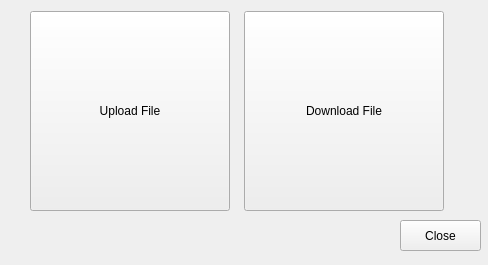
<?xml version="1.0" encoding="UTF-8"?>
<ui version="4.0">
 <class>NewUploadOrDownload</class>
 <widget class="QWidget" name="NewUploadOrDownload">
  <property name="geometry">
   <rect>
    <x>0</x>
    <y>0</y>
    <width>488</width>
    <height>265</height>
   </rect>
  </property>
  <property name="windowTitle">
   <string>Upload and Download</string>
  </property>
  <widget class="QPushButton" name="pBClose">
   <property name="geometry">
    <rect>
     <x>400</x>
     <y>220</y>
     <width>81</width>
     <height>31</height>
    </rect>
   </property>
   <property name="text">
    <string>Close</string>
   </property>
  </widget>
  <widget class="QWidget" name="layoutWidget">
   <property name="geometry">
    <rect>
     <x>30</x>
     <y>10</y>
     <width>414</width>
     <height>202</height>
    </rect>
   </property>
   <layout class="QGridLayout" name="gridLayout">
    <item row="0" column="2">
     <widget class="QPushButton" name="pBDownload">
      <property name="minimumSize">
       <size>
        <width>200</width>
        <height>200</height>
       </size>
      </property>
      <property name="text">
       <string>Download File</string>
      </property>
     </widget>
    </item>
    <item row="0" column="0">
     <widget class="QPushButton" name="pBUpload">
      <property name="minimumSize">
       <size>
        <width>200</width>
        <height>200</height>
       </size>
      </property>
      <property name="text">
       <string>Upload File</string>
      </property>
     </widget>
    </item>
    <item row="0" column="1">
     <spacer name="horizontalSpacer">
      <property name="orientation">
       <enum>Qt::Horizontal</enum>
      </property>
      <property name="sizeHint" stdset="0">
       <size>
        <width>40</width>
        <height>20</height>
       </size>
      </property>
     </spacer>
    </item>
   </layout>
  </widget>
 </widget>
 <resources/>
 <connections>
  <connection>
   <sender>pBClose</sender>
   <signal>clicked()</signal>
   <receiver>NewUploadOrDownload</receiver>
   <slot>close()</slot>
   <hints>
    <hint type="sourcelabel">
     <x>437</x>
     <y>234</y>
    </hint>
    <hint type="destinationlabel">
     <x>635</x>
     <y>222</y>
    </hint>
   </hints>
  </connection>
 </connections>
</ui>
